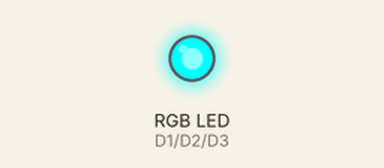
A sketch run on a simulated ESP8266 (NodeMCU). On the bench: an RGB LED mixed from three pins (HIGH = lit).

Above: at 0.5 s.
At 2.5 s:
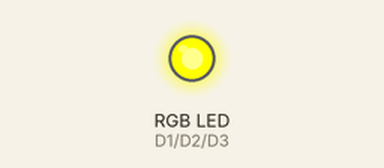
At 3.5 s:
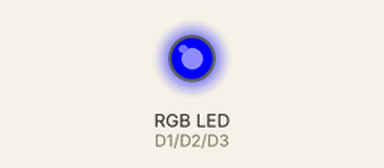
At 4.5 s:
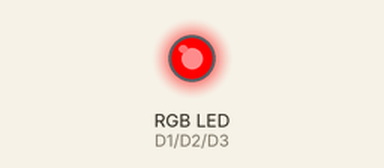
At 6.5 s:
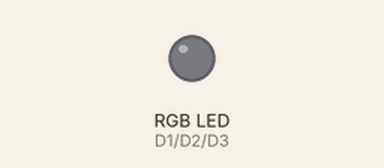
At 8.5 s:
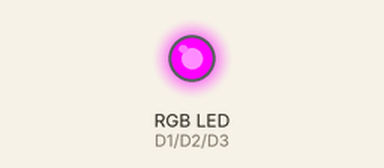
Timing chart, 0 to 9.1 s (numbered marks = the images above):
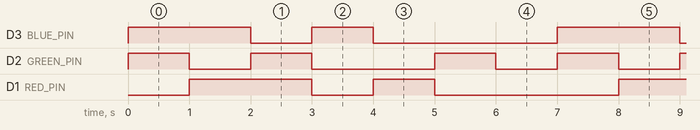

The sketch:

rgb_led.ino
```cpp
// This Code is designed by Prince Kushwaha from COSM Electronics

// Define the GPIO pins connected to the RGB LED
#define RED_PIN D1
#define GREEN_PIN D2
#define BLUE_PIN D3

void setup() {
  // Initialize the GPIO pins as output
  pinMode(RED_PIN, OUTPUT);
  pinMode(GREEN_PIN, OUTPUT);
  pinMode(BLUE_PIN, OUTPUT);
}

void loop() {
  // Set the LED to different colors
  setColor(255, 0, 0);   // Red
  delay(1000);

  setColor(0, 255, 0);   // Green
  delay(1000);

  setColor(0, 0, 255);   // Blue
  delay(1000);

  setColor(255, 255, 0); // Yellow
  delay(1000);

  setColor(0, 255, 255); // Cyan
  delay(1000);

  setColor(255, 0, 255); // Magenta
  delay(1000);

  setColor(255, 255, 255); // White
  delay(1000);
}

// Function to set the RGB color
void setColor(int red, int green, int blue) {
  analogWrite(RED_PIN, 255 - red);   // Invert for common anode
  analogWrite(GREEN_PIN, 255 - green);
  analogWrite(BLUE_PIN, 255 - blue);
}
```

Measured:
- by itself, D3 (BLUE_PIN), D1 (RED_PIN): repeats every 7.0 s: LOW 1.0 s, HIGH 1.0 s, LOW 3.0 s, HIGH 2.0 s
- by itself, D2 (GREEN_PIN): repeats every 7.0 s: LOW 1.0 s, HIGH 1.0 s, LOW 2.0 s, HIGH 1.0 s, LOW 1.0 s, HIGH 1.0 s
- by itself, everything shown: repeats every 7.0 s, in 7 steps
